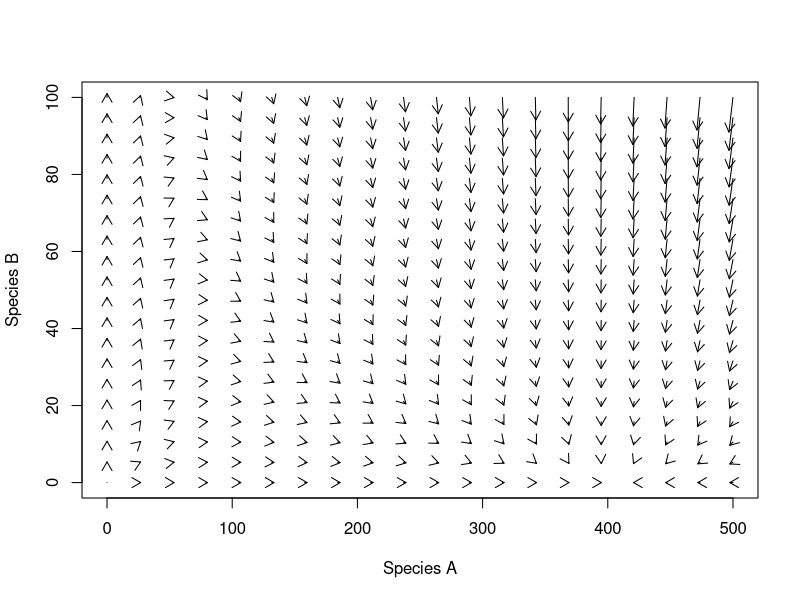

The R source for this figure:
# Generating state space graph for two-species Lotka-Volterra competition Models
# Parameter list:

# Ka = carrying capacity of species A
# Kb = carrying capacity of species B
# ra = growth rate of species A (constant)
# rb = growth rate of species B (constant)
# alpha = effect of species B on growth of species A
# beta = effect of species A on growth of species B
# PopLimA = vector of starting values for A
# PopLimB = vector of starting values for B
LV_Comp_SS <- function (ra=0.1,
                        rb=0.1,
                        Ka=400,
                        Kb=200,
                     alpha=0.3,
                     beta=0.6,
                     PopLimA=seq(0,100,length=10),
                     PopLimB=seq(0,100,length=10),
                     ret=TRUE){
dNadt = rep(0,length(PopLimA)*length(PopLimB))
dNbdt = rep(0,length(PopLimB)*length(PopLimA))
z <- 1
for (i in PopLimA) {
  for (j in PopLimB) {
    
  dNadt[z] <- ra*i*((Ka - i - alpha*j)/Ka)
  dNbdt[z] <- rb*j*((Kb - j - beta*i)/Kb)
  z <- z + 1
  }
}
x <- rep(PopLimA,each=length(PopLimA))
y <-rep(PopLimB,length(PopLimB))
m <- cbind(x,y,dNadt,dNbdt)
if(ret==TRUE) return(m)

}

m <- LV_Comp_SS()

# create plot of joint growth vectors

StateSpacePlotter <- function(m,Mag=1,ret=TRUE) {
  
  plot(x=m[,1],
       y=m[,2],
       xlab="Species A",
       ylab="Species B",
       type="n")
  
  arrows(x0=m[,1],
         y0=m[,2],
         x1=m[,1]+m[,3]*Mag,
         y1=m[,2]+m[,4]*Mag,
         length=0.1)
}
m <- LV_Comp_SS(PopLimA=seq(0,500,length=20),PopLimB=seq(0,100,length=20),
                beta=2)
StateSpacePlotter(m=m,Mag=0.2)


